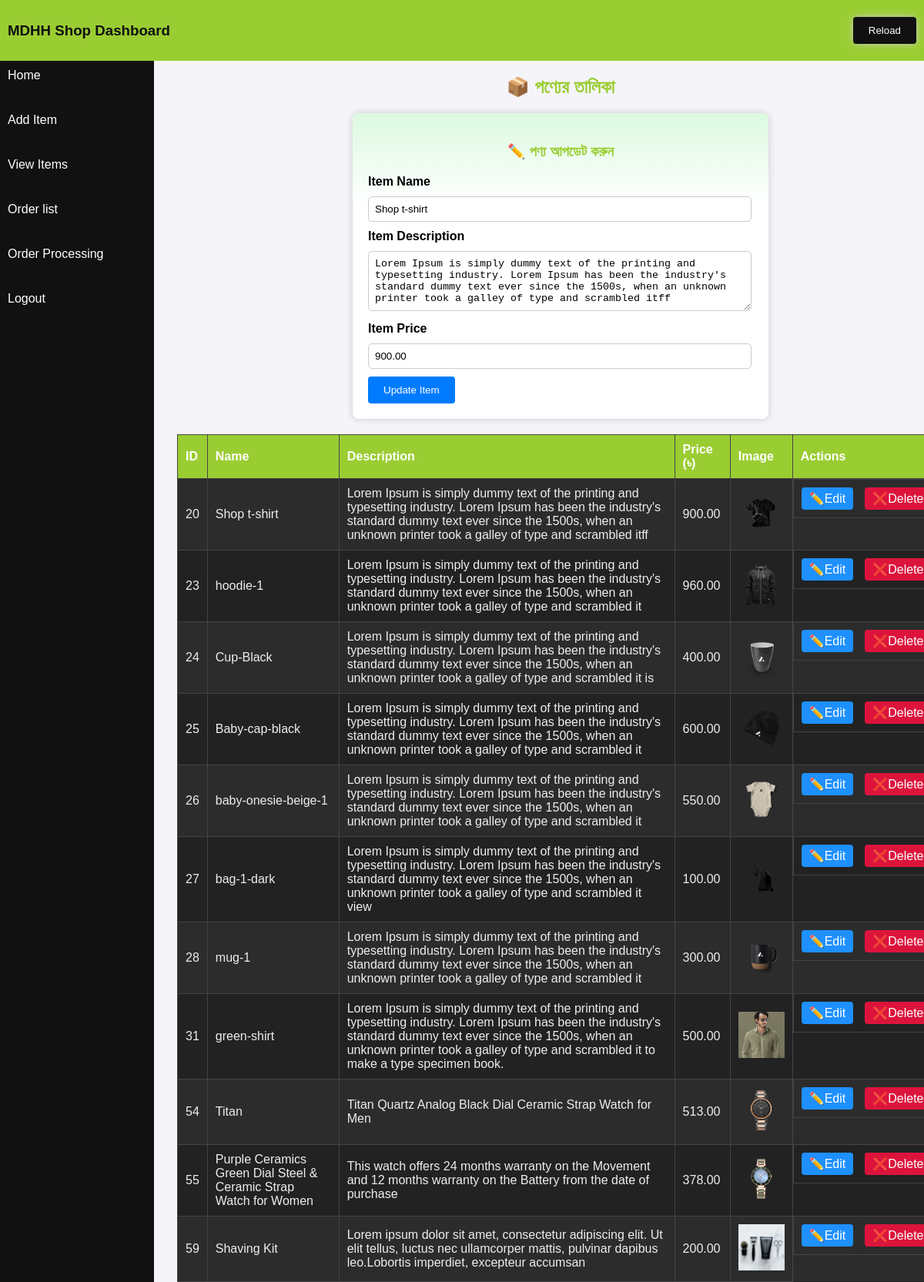
Page /backend/asset/view-item.php?edit=20 on the committed database.
### tables this page shows
CREATE TABLE `items` (
  `id` int(11) NOT NULL,
  `item_name` varchar(255) DEFAULT NULL,
  `item_description` text DEFAULT NULL,
  `item_price` decimal(10,2) DEFAULT NULL,
  `item_image` varchar(255) DEFAULT NULL
);

### backend/asset/view-item.php (the view, shortened to what this page needs)
<?php
include 'backend/connect.php';
$editItem = null;
if (isset($_GET['edit'])) {
    $editId = intval($_GET['edit']);
    $editResult = $conn->query("SELECT * FROM items WHERE id = $editId");
    if ($editResult->num_rows > 0) {
        $editItem = $editResult->fetch_assoc();
    }
}
?>
<!DOCTYPE html>
<html lang="bn">
<head>
</head>
<body>
<?php include_once 'backend/asset/header.php'; ?>
<div class="d-flex">
    <?php include_once 'backend/asset/slidebar.php'; ?>
    <main>
        <h2 style="text-align:center;">📦 পণ্যের তালিকা</h2>
        <?php if ($editItem): ?>
        <form method="post">
            <h3>✏️ পণ্য আপডেট করুন</h3>
            <label>Item Name</label>
            <input type="text" name="item_name" value="<?= htmlspecialchars($editItem['item_name']) ?>" required>
            <label>Item Description</label>
            <textarea name="item_description" rows="4" required><?= htmlspecialchars($editItem['item_description']) ?></textarea>
            <label>Item Price</label>
            <input type="number" step="0.01" name="item_price" value="<?= $editItem['item_price'] ?>" required>
            <button type="submit" name="update">Update Item</button>
        </form>
        <?php endif; ?>
        <?php
        $result = $conn->query("SELECT * FROM items");
        if ($result->num_rows > 0):
        ?>
        <table>
            <tr>
                <th>ID</th>
                <th>Name</th>
                <th>Description</th>
                <th>Price (৳)</th>
                <th>Image</th>
                <th>Actions</th>
            </tr>
            <?php while ($row = $result->fetch_assoc()): ?>
            <tr>
                <td><?= $row['id'] ?></td>
                <td><?= htmlspecialchars($row['item_name']) ?></td>
                <td><?= htmlspecialchars($row['item_description']) ?></td>
                <td><?= number_format($row['item_price'], 2) ?></td>
                <td>
                    <?php if ($row['item_image']): ?>
                        <img src="http://localhost/frontend/all_iems/image/<?= htmlspecialchars($row['item_image']) ?>" alt="">
                    <?php else: ?>
                        No Image
                    <?php endif; ?>
                </td>
                <td class="actions">
                    <a class="edit-btn" href="?edit=<?= $row['id'] ?>">✏️Edit</a>
                    <a class="delete-btn" href="?delete=<?= $row['id'] ?>" onclick="return confirm('Are you sure you want to delete this item?')">❌Delete</a>
                </td>
            </tr>
            <?php endwhile; ?>
        </table>
        <?php else: ?>
            <p style="text-align:center;">❌ কোনো পণ্য পাওয়া যায়নি</p>
        <?php endif; ?>
    </main>
</div>
</body>
</html>

### backend/asset/view-item.php (style rules this page uses)
body { background: #f5f5f5; font-family: Arial; color: #eee; }
form { background: linear-gradient(180deg, #DCF9E0 0%, #FFFFFF 30.21%); box-shadow: 0px 187px 75px rgba(0, 0, 0, 0.01), 0px 105px 63px rgba(0, 0, 0, 0.05), 0px 47px 47px rgba(0, 0, 0, 0.09), 0px 12px 26px rgba(0, 0, 0, 0.1), 0px 0px 0px rgba(0, 0, 0, 0.1); padding: 20px; margin: 20px auto; border-radius: 8px; max-width: 500px; box-shadow: 0 0 10px #ccc; }
label { color: #000; font-weight: bold; }
input, textarea { width: 96%; margin: 10px 0; padding: 8px; border: 1px solid #ccc; border-radius: 5px; }
button { background-color: #007BFF; color: white; border: none; padding: 10px 20px; cursor: pointer; border-radius: 4px; }
table { width: 83vw; border-collapse: collapse; background: #222; }
th, td { padding: 10px; border: 1px solid #444; text-align: left; }
th { background: yellowgreen; color: #fff; }
tr:nth-child(even) { background: #2c2c2c; }
img { max-width: 60px; }
.actions { display: flex; gap: 10px; }
.actions a { padding: 5px 10px; margin-right: 5px; border-radius: 4px; text-decoration: none; color: white; }
.edit-btn { background: dodgerblue; }
.delete-btn { background: crimson; }
h2,h3 { text-align: center; color: yellowgreen; }

### backend/asset/header.php (style rules this page uses)
body { margin: 0; padding: 0; }

### backend/asset/slidebar.php (style rules this page uses)
body { margin: 0; padding: 0; font-family: Arial, sans-serif; background-color: #f4f4f9; }
.d-flex { display: flex; }

### rows in the picture
items: item_name "Shop t-shirt", item_description "Lorem Ipsum is simply dummy text of the printing and typesetting industry. Lorem Ipsum has been the industry's standard dummy text ever since the 1500s, when an unknown printer took a galley of type and scrambled itff", item_price "900.00", id "20", item_image (picture)
items: id "23", item_name "hoodie-1", item_description "Lorem Ipsum is simply dummy text of the printing and typesetting industry. Lorem Ipsum has been the industry's standard dummy text ever since the 1500s, when an unknown printer took a galley of type and scrambled it", item_price "960.00", item_image (picture)
items: id "24", item_name "Cup-Black", item_description "Lorem Ipsum is simply dummy text of the printing and typesetting industry. Lorem Ipsum has been the industry's standard dummy text ever since the 1500s, when an unknown printer took a galley of type and scrambled it is", item_price "400.00", item_image (picture)
items: id "25", item_name "Baby-cap-black", item_description "Lorem Ipsum is simply dummy text of the printing and typesetting industry. Lorem Ipsum has been the industry's standard dummy text ever since the 1500s, when an unknown printer took a galley of type and scrambled it", item_price "600.00", item_image (picture)
items: id "26", item_name "baby-onesie-beige-1", item_description "Lorem Ipsum is simply dummy text of the printing and typesetting industry. Lorem Ipsum has been the industry's standard dummy text ever since the 1500s, when an unknown printer took a galley of type and scrambled it", item_price "550.00", item_image (picture)
items: id "27", item_name "bag-1-dark", item_description "Lorem Ipsum is simply dummy text of the printing and typesetting industry. Lorem Ipsum has been the industry's standard dummy text ever since the 1500s, when an unknown printer took a galley of type and scrambled it view", item_price "100.00", item_image (picture)
items: id "28", item_name "mug-1", item_description "Lorem Ipsum is simply dummy text of the printing and typesetting industry. Lorem Ipsum has been the industry's standard dummy text ever since the 1500s, when an unknown printer took a galley of type and scrambled it", item_price "300.00", item_image (picture)
items: id "31", item_name "green-shirt", item_description "Lorem Ipsum is simply dummy text of the printing and typesetting industry. Lorem Ipsum has been the industry's standard dummy text ever since the 1500s, when an unknown printer took a galley of type and scrambled it to make a type specimen book.", item_price "500.00", item_image (picture)
items: id "54", item_name "Titan", item_description "Titan Quartz Analog Black Dial Ceramic Strap Watch for Men", item_price "513.00", item_image (picture)
items: id "55", item_name "Purple Ceramics Green Dial Steel & Ceramic Strap Watch for Women", item_description "This watch offers 24 months warranty on the Movement and 12 months warranty on the Battery from the date of purchase", item_price "378.00", item_image (picture)
items: id "59", item_name "Shaving Kit", item_description "Lorem ipsum dolor sit amet, consectetur adipiscing elit. Ut elit tellus, luctus nec ullamcorper mattis, pulvinar dapibus leo.Lobortis imperdiet, excepteur accumsan", item_price "200.00", item_image (picture)
